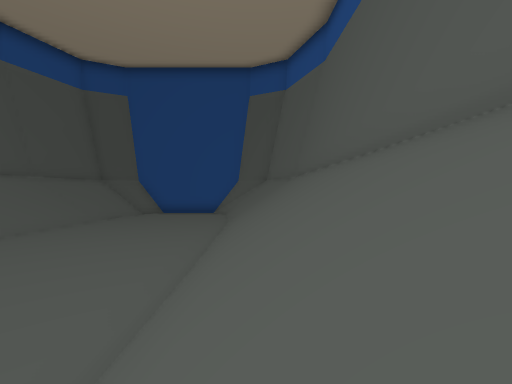
View 1 (above)

13 first-person views from a walk through a world built for the Gazebo simulator. The camera is 0.5 m above the floor, looks level and sees 90° across. The floor is counted in squares, 1 m on a side. Each view is taken from the middle of a square. On the plan, view 1 faces up. The plan holds only what a view shows up to about 9 squares ahead; the rest is blank.

View 2
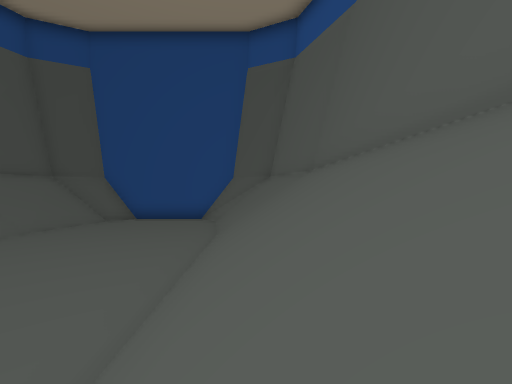

View 3
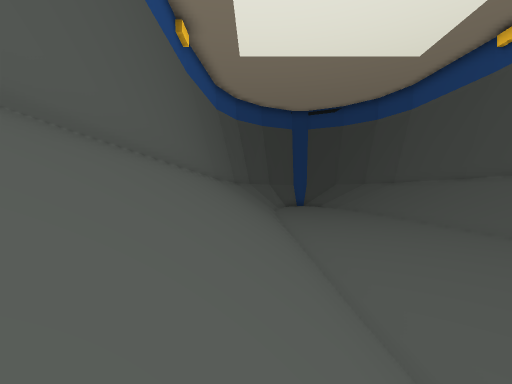

View 4
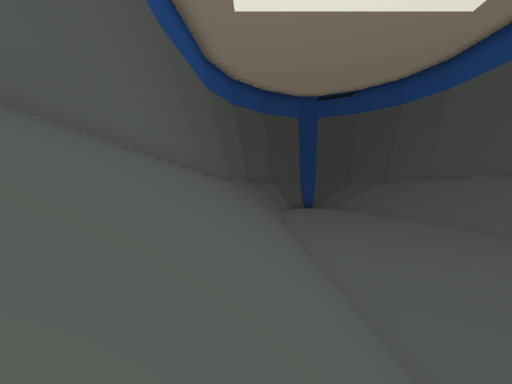

View 5
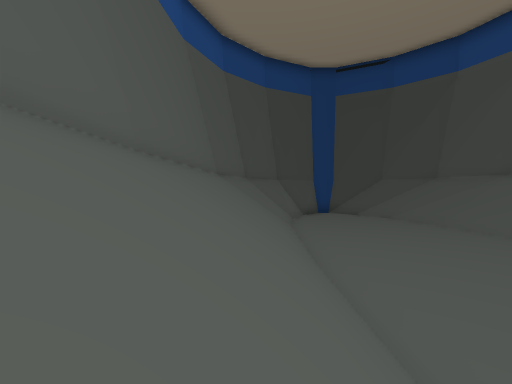

View 6
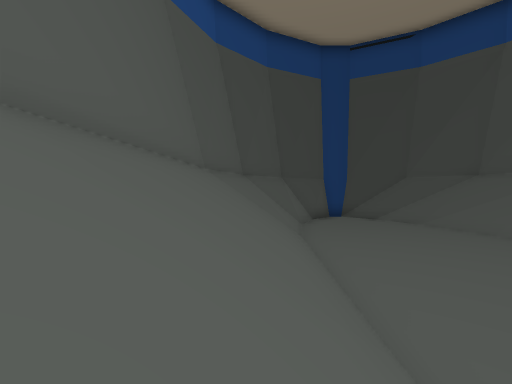

View 7
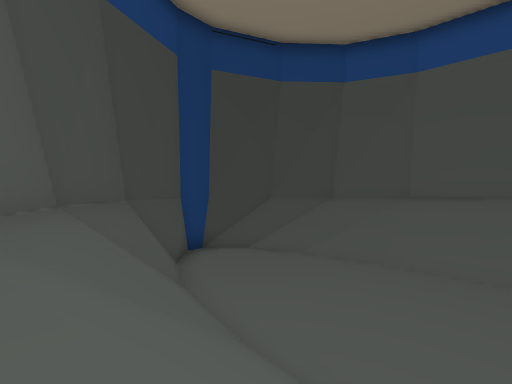

View 8
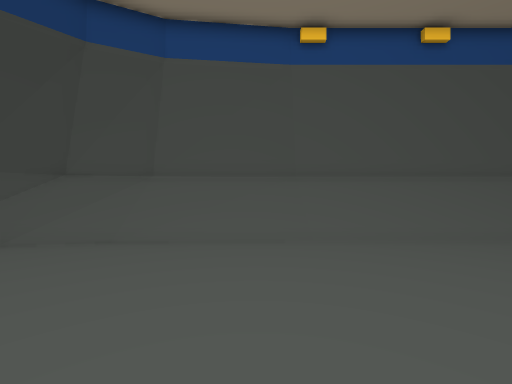

View 9
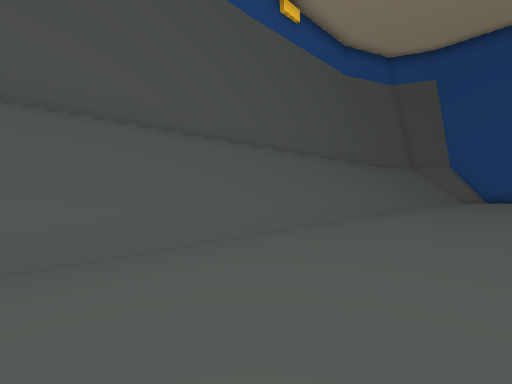

View 10
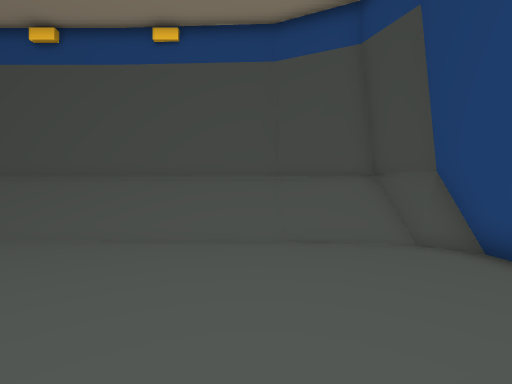

View 11
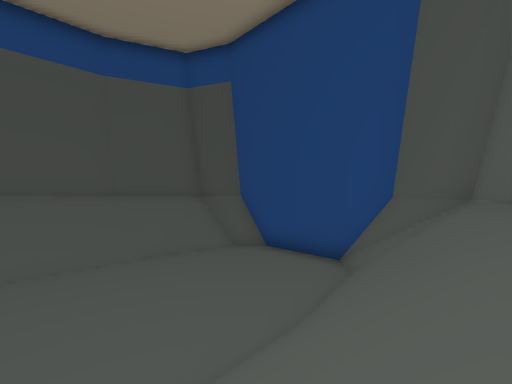

View 12
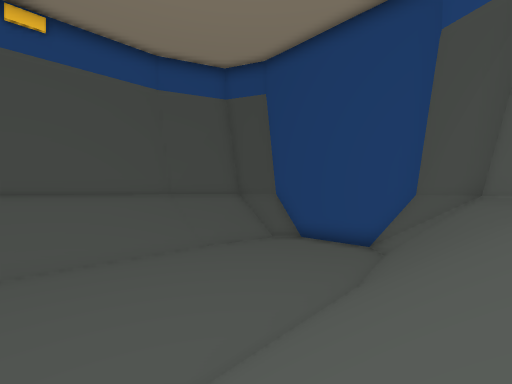

View 13
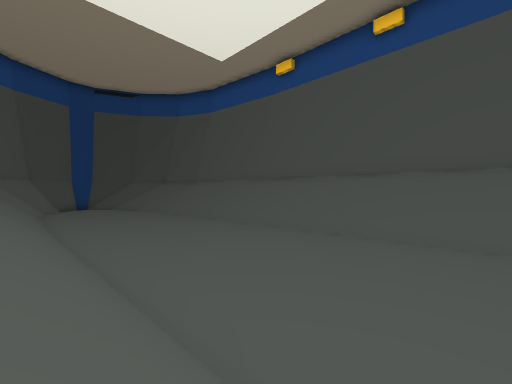

### Floor plan
Key: @ floor where view 1 was taken; # wall or solid block; . floor; / step, stairs or slope; = window, fence, low wall or low ledge; v drop or lower ground.
Columns run from 9 left of view 1 to 2 right of it. Each row starts with its distance up from view 1.
 14      ##
 13  v###..###v
 12  #//....//#
 11  #//....//#
 10 #///....///#
  9 #///....///=
  8 =///....///=
  7 #//......//#
  6 #//......//#
  5 #//......//=
  4 =//......//=
  3 =//......//=
  2 =//......//=
  1 =//......//=
  0 =//......@/=
 -1 =//......//=
 -2 =//......//=
 -3 =//......//=
 -4 =//......//=
 -5 =//......//=
 -6 #//.....///#
 -7 #///....///#
 -8 #///....///#
 -9 #///....///#
-10 v#//....//#
-11  #//....//#
-12  v#/....##v
-13   v#=..##v
-14     ####

Positions as (right, up) in squares from view 1, and headings:
1: (0, 0), facing up
2: (0, 3), facing up
3: (0, 6), facing down
4: (0, 3), facing down
5: (0, -1), facing down
6: (0, -3), facing down
7: (1, -7), facing down-left
8: (0, -6), facing left
9: (-4, -2), facing up-left
10: (0, 9), facing left
11: (1, 7), facing up-left
12: (1, 5), facing up-left
13: (0, 4), facing down-left
